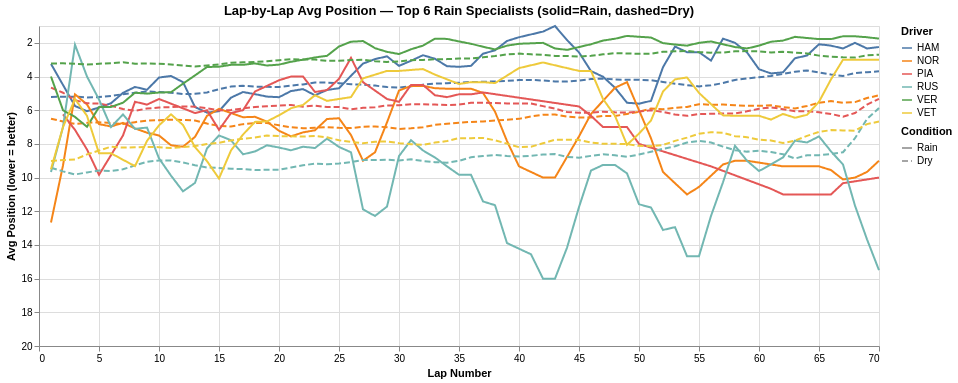

This figure's notebook cell:
### Markdown cell above
---
## Chart 4 — Lap-by-Lap Position Trajectory

**New insight:** None of the original charts showed *how* positions evolve over the course of a race. This chart takes the **top 6 rain specialists** (lowest `Rain_AvgFinish`) and plots their average position at each lap number in rainy races (solid) vs dry races (dashed). 
This reveals whether a driver's rain advantage comes from an early aggressive charge, a mid-race tyre strategy, or simply attrition of others.

### Code cell
top6_rain = comp.sort_values('Rain_AvgFinish').head(6)['Driver'].tolist()

def lap_trajectory(subset, drivers, condition_label):
    rows = []
    for driver in drivers:
        d = subset[subset['Driver'] == driver][['LapNumber','Position']].dropna()
        d = d[d['LapNumber'] <= 70]  # cap at 70 laps
        lap_avg = d.groupby('LapNumber')['Position'].mean().reset_index()
        lap_avg['Driver']    = driver
        lap_avg['Condition'] = condition_label
        rows.append(lap_avg)
    return pd.concat(rows, ignore_index=True) if rows else pd.DataFrame()

rain_traj = lap_trajectory(clean[clean['Rainfall'] == True],  top6_rain, 'Rain')
dry_traj  = lap_trajectory(clean[clean['Rainfall'] == False], top6_rain, 'Dry')
traj_df   = pd.concat([rain_traj, dry_traj], ignore_index=True)

# Smooth with 3-lap rolling mean per driver+condition
traj_df = traj_df.sort_values(['Driver','Condition','LapNumber'])
traj_df['PosSmooth'] = (
    traj_df.groupby(['Driver','Condition'])['Position']
    .transform(lambda x: x.rolling(3, min_periods=1, center=True).mean())
)

base = alt.Chart(traj_df).encode(
    x=alt.X('LapNumber:Q', title='Lap Number'),
    y=alt.Y('PosSmooth:Q', title='Avg Position (lower = better)',
            scale=alt.Scale(reverse=True, domain=[1, 20])),
    color=alt.Color('Driver:N', legend=alt.Legend(title='Driver')),
    strokeDash=alt.StrokeDash('Condition:N',
                              scale=alt.Scale(domain=['Rain','Dry'],
                                              range=[[1,0],[6,3]]),
                              legend=alt.Legend(title='Condition')),
    tooltip=['Driver','Condition',
             alt.Tooltip('LapNumber:Q', title='Lap'),
             alt.Tooltip('PosSmooth:Q', format='.1f', title='Avg Position')]
)

chart4 = base.mark_line(strokeWidth=2).properties(
    title=alt.TitleParams(
        'Lap-by-Lap Avg Position — Top 6 Rain Specialists (solid=Rain, dashed=Dry)',
        fontSize=13
    ),
    width=840, height=320
)

chart4

### Figure 1 — Vega-Lite specification as saved in the notebook (floating-point values rounded to 4 significant figures; data arrays with more than 128 entries replaced by an {"elided": "..."} marker saying what was removed)
{"config": {"view": {"continuousWidth": 300, "continuousHeight": 300}}, "data": {"name": "data-92b650282f701ab434b901ccd08d04ae"}, "mark": {"type": "line", "strokeWidth": 2}, "encoding": {"color": {"field": "Driver", "legend": {"title": "Driver"}, "type": "nominal"}, "strokeDash": {"field": "Condition", "legend": {"title": "Condition"}, "scale": {"domain": ["Rain", "Dry"], "range": [[1, 0], [6, 3]]}, "type": "nominal"}, "tooltip": [{"field": "Driver", "type": "nominal"}, {"field": "Condition", "type": "nominal"}, {"field": "LapNumber", "title": "Lap", "type": "quantitative"}, {"field": "PosSmooth", "format": ".1f", "title": "Avg Position", "type": "quantitative"}], "x": {"field": "LapNumber", "title": "Lap Number", "type": "quantitative"}, "y": {"field": "PosSmooth", "scale": {"domain": [1, 20], "reverse": true}, "title": "Avg Position (lower = better)", "type": "quantitative"}}, "height": 320, "title": {"text": "Lap-by-Lap Avg Position — Top 6 Rain Specialists (solid=Rain, dashed=Dry)", "fontSize": 13}, "width": 840, "$schema": "https://vega.github.io/schema/vega-lite/v6.1.0.json", "datasets": {"data-92b650282f701ab434b901ccd08d04ae": {"elided": "813 records"}}}
